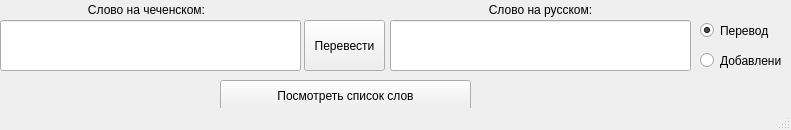
<?xml version="1.0" encoding="UTF-8"?>
<ui version="4.0">
 <class>MainWindow</class>
 <widget class="QMainWindow" name="MainWindow">
  <property name="geometry">
   <rect>
    <x>0</x>
    <y>0</y>
    <width>791</width>
    <height>130</height>
   </rect>
  </property>
  <property name="windowTitle">
   <string>MainWindow</string>
  </property>
  <widget class="QWidget" name="centralwidget">
   <widget class="QLineEdit" name="lineEdit_che">
    <property name="geometry">
     <rect>
      <x>0</x>
      <y>20</y>
      <width>301</width>
      <height>51</height>
     </rect>
    </property>
    <property name="text">
     <string/>
    </property>
    <property name="alignment">
     <set>Qt::AlignCenter</set>
    </property>
   </widget>
   <widget class="QLabel" name="label_chechen">
    <property name="geometry">
     <rect>
      <x>56</x>
      <y>0</y>
      <width>181</width>
      <height>20</height>
     </rect>
    </property>
    <property name="text">
     <string>Слово на чеченском:</string>
    </property>
    <property name="alignment">
     <set>Qt::AlignCenter</set>
    </property>
   </widget>
   <widget class="QLineEdit" name="lineEdit_ru">
    <property name="enabled">
     <bool>true</bool>
    </property>
    <property name="geometry">
     <rect>
      <x>390</x>
      <y>20</y>
      <width>301</width>
      <height>51</height>
     </rect>
    </property>
    <property name="text">
     <string/>
    </property>
    <property name="frame">
     <bool>true</bool>
    </property>
    <property name="alignment">
     <set>Qt::AlignCenter</set>
    </property>
    <property name="dragEnabled">
     <bool>false</bool>
    </property>
    <property name="readOnly">
     <bool>true</bool>
    </property>
   </widget>
   <widget class="QLabel" name="label_russian">
    <property name="geometry">
     <rect>
      <x>450</x>
      <y>0</y>
      <width>181</width>
      <height>20</height>
     </rect>
    </property>
    <property name="text">
     <string>Слово на русском:</string>
    </property>
    <property name="alignment">
     <set>Qt::AlignCenter</set>
    </property>
   </widget>
   <widget class="QPushButton" name="btn_translate_add">
    <property name="geometry">
     <rect>
      <x>304</x>
      <y>20</y>
      <width>81</width>
      <height>51</height>
     </rect>
    </property>
    <property name="text">
     <string>Перевести</string>
    </property>
   </widget>
   <widget class="QRadioButton" name="rb_translate">
    <property name="geometry">
     <rect>
      <x>700</x>
      <y>20</y>
      <width>82</width>
      <height>21</height>
     </rect>
    </property>
    <property name="text">
     <string>Перевод</string>
    </property>
    <property name="checked">
     <bool>true</bool>
    </property>
    <attribute name="buttonGroup">
     <string notr="true">radiobuttonGroup</string>
    </attribute>
   </widget>
   <widget class="QRadioButton" name="rb_add">
    <property name="geometry">
     <rect>
      <x>700</x>
      <y>50</y>
      <width>81</width>
      <height>21</height>
     </rect>
    </property>
    <property name="text">
     <string>Добавление</string>
    </property>
    <attribute name="buttonGroup">
     <string notr="true">radiobuttonGroup</string>
    </attribute>
   </widget>
   <widget class="QPushButton" name="btn_toList">
    <property name="geometry">
     <rect>
      <x>220</x>
      <y>80</y>
      <width>251</width>
      <height>31</height>
     </rect>
    </property>
    <property name="text">
     <string>Посмотреть список слов</string>
    </property>
   </widget>
  </widget>
  <widget class="QStatusBar" name="statusbar"/>
 </widget>
 <resources/>
 <connections/>
 <buttongroups>
  <buttongroup name="radiobuttonGroup"/>
 </buttongroups>
</ui>
